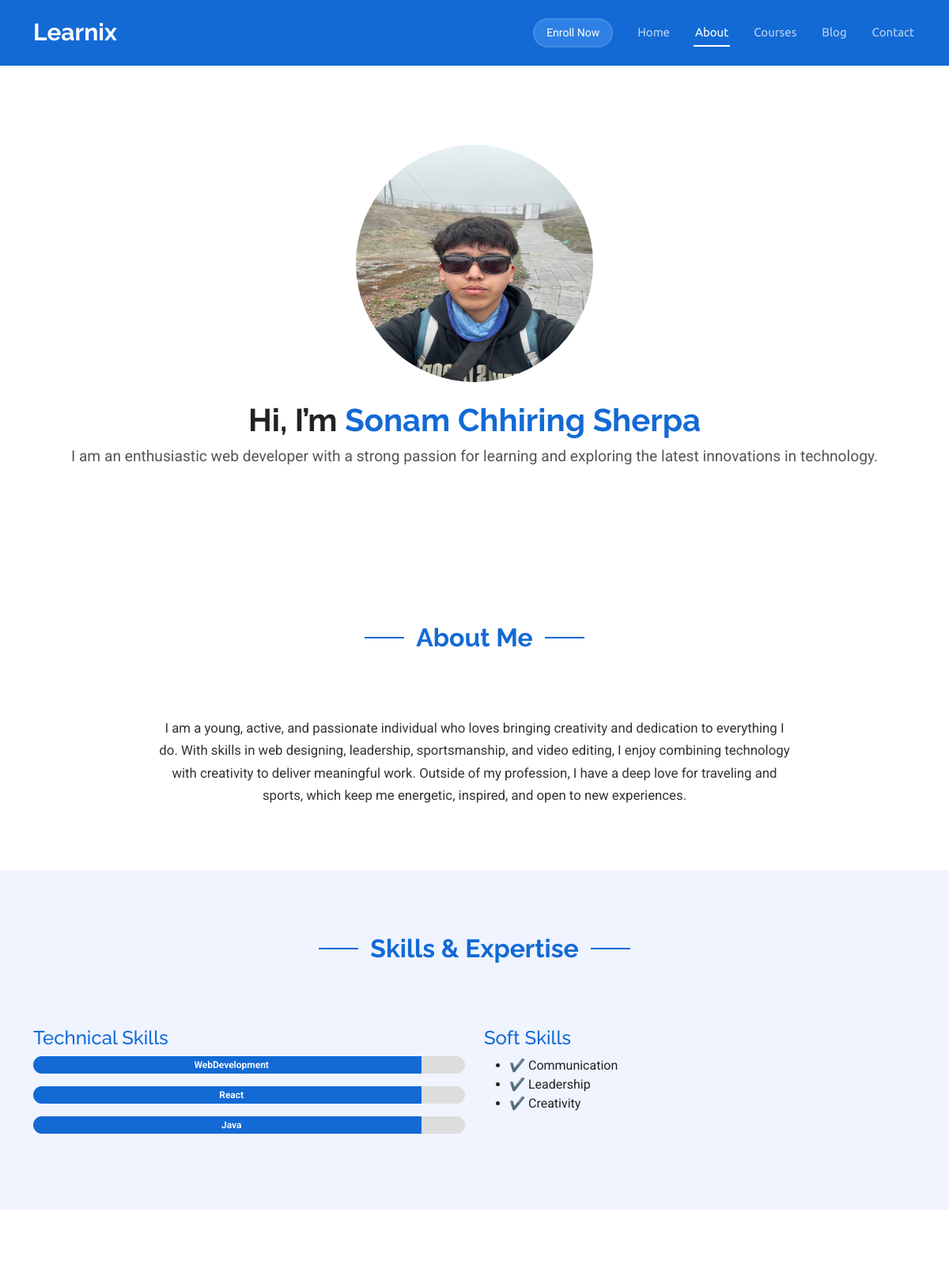
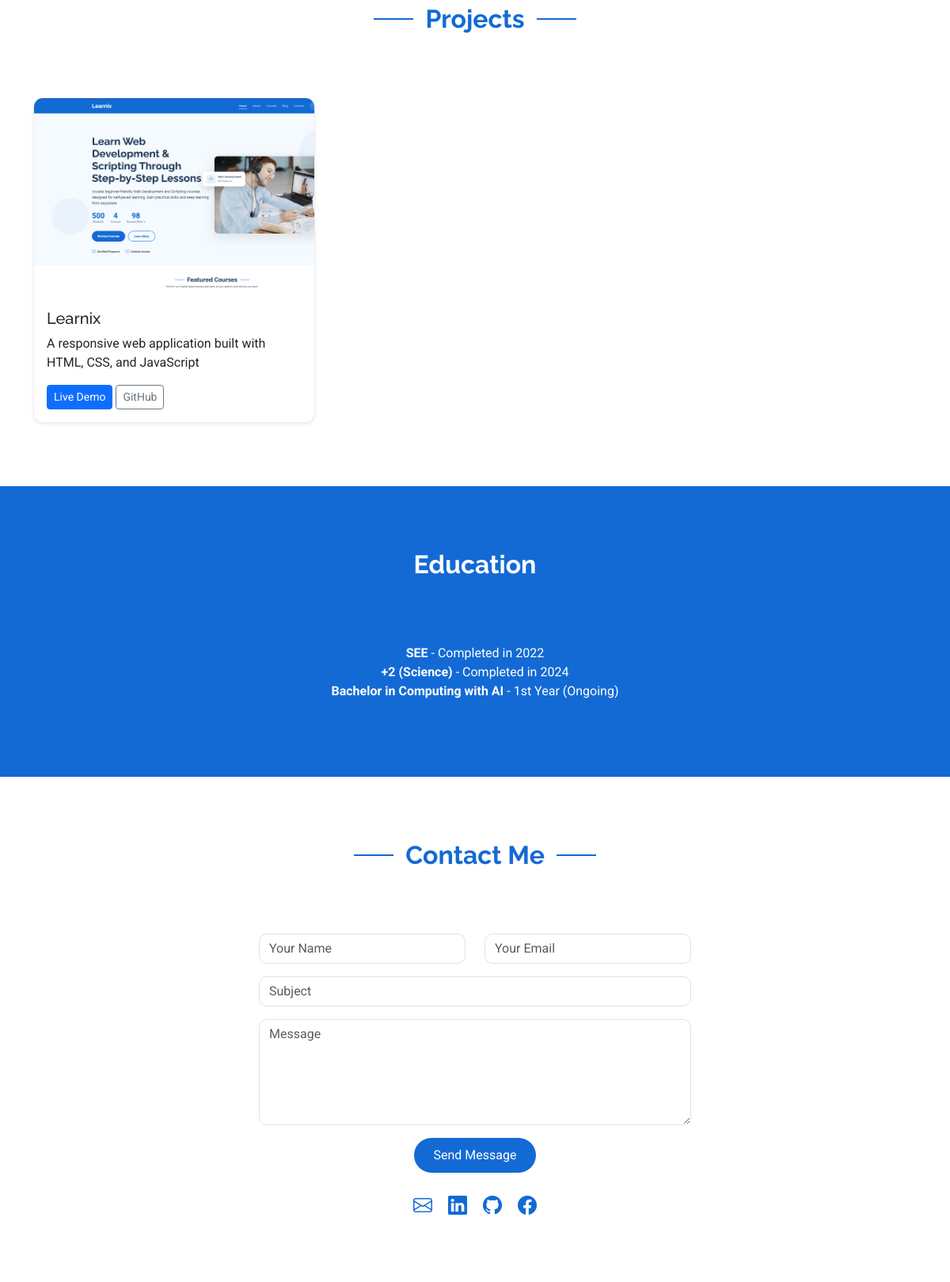
Screenshot of /portfolio/sonam/ (upper part) with the database file from the repository (2 pictures, top to bottom).
### portfolio/models.py (models this page shows, shortened)
class Portfolio(models.Model):
    name = models.CharField(max_length=100)
    image = models.ImageField(upload_to="portfolio/")
    short_description = models.CharField(max_length=200)
    long_description = models.TextField()
    slug = models.SlugField(unique=True)
    email = models.EmailField(blank=True, null=True)
    linkedin = models.URLField(blank=True, null=True)
    github = models.URLField(blank=True, null=True)
    facebook = models.URLField(blank=True, null=True)
    technical_skills = models.TextField(blank=True, null=True,
        help_text="Comma-separated values, e.g. HTML, CSS, JS")
    soft_skills = models.TextField(blank=True, null=True,
        help_text="Comma-separated values, e.g. Communication, Teamwork")
    education = models.TextField(blank=True, null=True,
        help_text="Use format: Degree - Year, separated by semicolons")
    def get_technical_skills(self):
        skills = []
        if self.technical_skills:
            for s in self.technical_skills.split(","):
                try:
                    name, percent = s.split("-")
                    skills.append({"name": name.strip(), "percent": int(percent.strip())})
                except:
                    pass
        return skills
    def get_soft_skills(self):
        return [s.strip() for s in self.soft_skills.split(",")] if self.soft_skills else []

class Project(models.Model):
    portfolio = models.ForeignKey(Portfolio, on_delete=models.CASCADE, related_name="projects")
    title = models.CharField(max_length=150)
    description = models.TextField()
    image = models.ImageField(upload_to="projects/", blank=True, null=True)
    live_demo = models.URLField(blank=True, null=True)
    github = models.URLField(blank=True, null=True)

### portfolio/views.py (the view)
# urls.py: path('portfolio/<slug:slug>/', views.portfolio_detail, name='portfolio_detail'),
def portfolio_detail(request, slug):
    portfolio = get_object_or_404(Portfolio, slug=slug)
    context = {
        'portfolio': portfolio
    }
    return render(request, 'portfolio_detail.html', context)

### template/portfolio_detail.html (shortened to what this page needs)
{%extends "base.html" %}
{% load static %}
{%block content%}
  <section id="hero" class="hero">
    <div class="container text-center">
      <div class="profile-img mb-4">
        <div ><img src="{{portfolio.image.url}}" alt="" style="width: 300px; height: 300px; border-radius: 50%;"></div>
      </div>
      <h2>Hi, I’m <span style="color:#136ad5;">{{portfolio.name|capfirst}}</span></h2>
      <p>{{portfolio.short_description}}</p>
    </div>
  </section>
  <section id="about" class="about section">
    <div class="container text-center">
      <div class="section-title">
        <h2>About Me</h2>
      </div>
      <p>
        {{portfolio.long_description}}
      </p>
    </div>
  </section>
  <section id="skills" class="skills section">
  <div class="container">
    <div class="section-title text-center">
      <h2>Skills & Expertise</h2>
    </div>
    <div class="row">
      <div class="col-md-6">
        <h4>Technical Skills</h4>
        {% for skill in portfolio.get_technical_skills %}
<div class="progress mb-3">
  <div class="progress-bar" style="width:90%";>
    {{ skill.name }}
  </div>
</div>
{% endfor %}
      </div>
      <div class="col-md-6">
        <h4>Soft Skills</h4>
        <ul>
          {%for i in portfolio.get_soft_skills%}
          <li>✔ {{i}}</li>
          {%endfor%}
        </ul>
      </div>
    </div>
  </div>
</section>
  <section id="projects" class="projects section">
    <div class="container">
      <div class="section-title text-center">
        <h2>Projects</h2>
      </div>
      <div class="row gy-4">
          {% for project in portfolio.projects.all %}
        <div class="col-lg-4 col-md-6">
          <div class="card shadow-sm">
            <div><img src="{{ project.image.url }}" alt="{{ project.title }}" style="height: 250px; width: 450px;"></div>
            <div class="card-body">
              <h5 class="card-title">{{project.title}}</h5>
              <p class="card-text">{{ project.description }}</p>
              <a href="{{ project.live_demo }}" class="btn btn-sm btn-primary">Live Demo</a>
              <a href="{{ project.github }}" class="btn btn-sm btn-outline-secondary">GitHub</a>
            </div>
          </div>
        </div>
        {%endfor%}
      </div>
    </div>
  </section>
  <section id="education" class="education section">
    <div class="container">
      <div class="section-title text-center">
        <h2 style="color: white;">Education</h2>
      </div>
      <ul class="list-unstyled">
        <li><strong>SEE</strong> - Completed in 2022</li>
        <li><strong>+2 (Science)</strong> - Completed in 2024</li>
        <li><strong>Bachelor in Computing with AI</strong> - 1st Year (Ongoing)</li>
      </ul>
    </div>
  </section>
  <section id="contact" class="contact section">
    <div class="container">
      <div class="section-title text-center">
        <h2>Contact Me</h2>
      </div>
      <div class="row gy-4 justify-content-center">
        <div class="col-lg-6">
          <form action="#" method="post" id="contactForm">
            <div class="row gy-3">
              <div class="col-md-6"><input type="text" name="name" class="form-control" placeholder="Your Name" required></div>
              <div class="col-md-6"><input type="email" name="email" class="form-control" placeholder="Your Email" required></div>
              <div class="col-md-12"><input type="text" name="subject" class="form-control" placeholder="Subject" required></div>
              <div class="col-md-12"><textarea name="message" rows="5" class="form-control" placeholder="Message" required></textarea></div>
              <div class="col-md-12 text-center">
                <button type="submit" class="btn">Send Message</button>
              </div>
            </div>
          </form>
          <div class="social-links d-flex justify-content-center mt-4">
            <a href="mailto:{{portfolio.email}}" target="_blank"><i class="bi bi-envelope"></i></a>
            <a href="{{portfolio.linkedin}}" target="_blank"><i class="bi bi-linkedin"></i></a>
            <a href="{{portfolio.github}}" target="_blank"><i class="bi bi-github"></i></a>
            <a href="{{portfolio.facebook}}" target="_blank"><i class="bi bi-facebook"></i></a>
          </div>
        </div>
      </div>
    </div>
  </section>
{%endblock%}

### template/portfolio_detail.html (style rules this page uses)
body { color: #222; background: #f5faff; }
.section { padding: 80px 0; }
.section-title h2 { font-size: 2rem; font-weight: 700; color: #136ad5; margin-bottom: 20px; }
#hero { text-align: center; padding: 100px 20px; background: #fff; }
#hero h2 { font-size: 2.5rem; font-weight: 700; color: #222; }
#hero p { font-size: 1.2rem; color: #555; }
#about p { max-width: 800px; margin: auto; color: #333; font-size: 1.05rem; line-height: 1.7; }
#skills { background: #f0f4ff; color: #222; }
#skills h4 { color: #136ad5; }
.progress { height: 22px; background: #ddd; border-radius: 12px; overflow: hidden; }
.progress-bar { background: #136ad5; color: #fff; font-weight: 600; padding-left: 10px; }
#projects { background: #fff; }
#projects .card { border: 1px solid #eee; border-radius: 12px; overflow: hidden; transition: transform 0.3s ease, box-shadow 0.3s ease; }
#education { background: #136ad5; color: #fff; text-align: center; }
#contact { background: #fff; color: #222; }
#contact .form-control { border-radius: 10px; }
#contact .btn { background: #136ad5; border: none; border-radius: 30px; color: #fff; padding: 10px 25px; }
#contact .social-links a { color: #136ad5; font-size: 1.5rem; margin: 0 10px; }

### rows the page displays
Portfolio: image (picture), name "Sonam Chhiring Sherpa", short_description "I am an enthusiastic web developer with a strong passion for learning and exploring the latest innovations in technology.", long_description "I am a young, active, and passionate individual who loves bringing creativity and dedication to everything I do. With skills in web designing, leadership, sportsmanship, and video editing, I enjoy combining technology with creativity to deliver meaningful work. Outside of my profession, I have a deep love for traveling and sports, which keep me energetic, inspired, and open to new experiences."
Project: image (picture), title "Learnix", description "A responsive web application built with HTML, CSS, and JavaScript"

### other values shown
{{ skill.name }} "WebDevelopment" "React" "Java"
{{ i }} "Communication" "Leadership" "Creativity"
